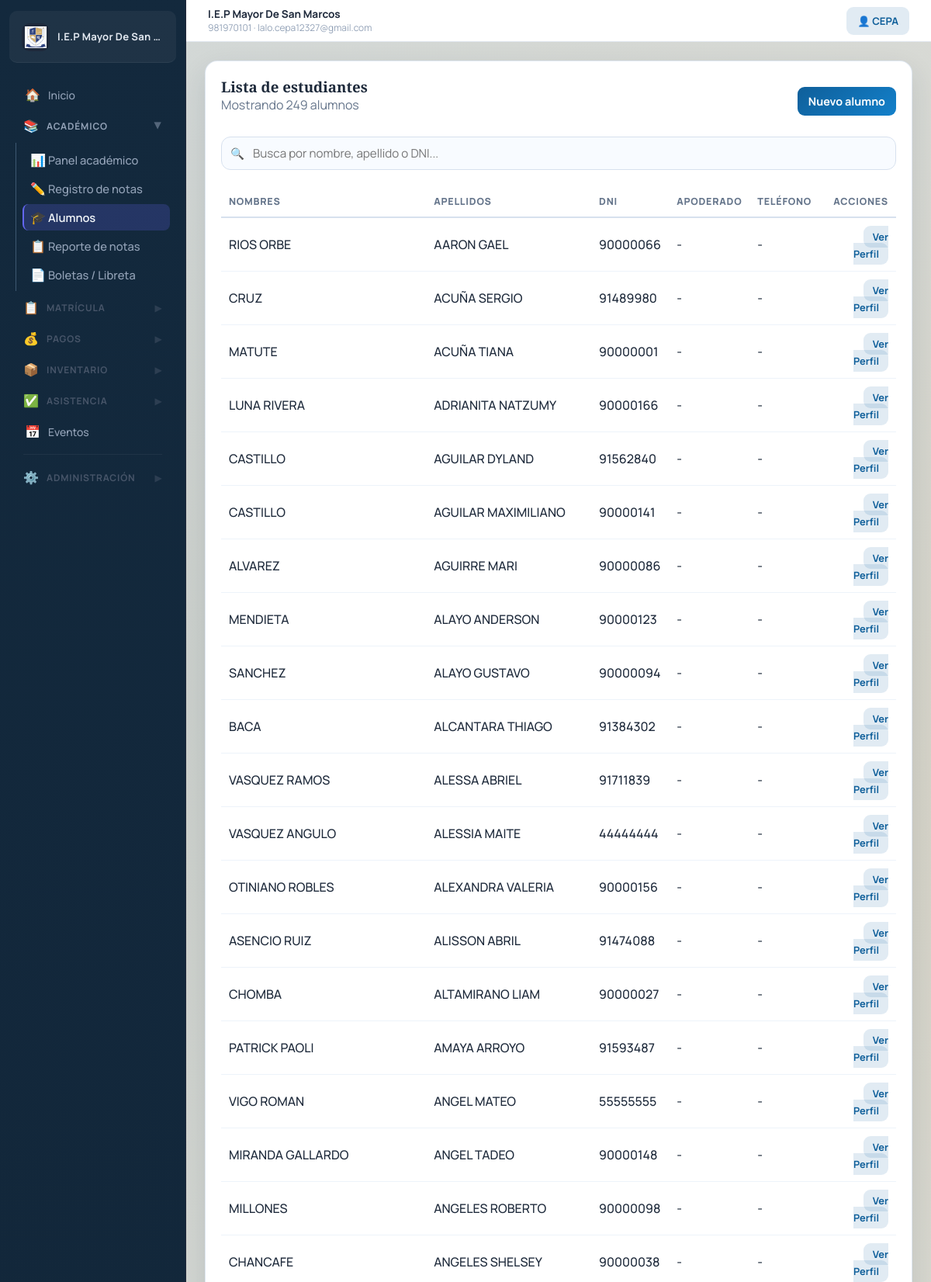
/students/ (signed in, upper part), run on the app's committed database.
### schools/models.py (models this page shows, shortened)
class School(models.Model):
    name = models.CharField(max_length=255)
    logo = models.FileField(upload_to='school_logos/', blank=True, null=True)
    address = models.TextField()
    phone = models.CharField(max_length=20)
    email = models.EmailField()
    ruc = models.CharField(max_length=11, blank=True, null=True, verbose_name="RUC")
    pension_price = models.DecimalField(max_digits=10, decimal_places=2, default=200.00, verbose_name="Costo de Pension")
    enrollment_price = models.DecimalField(max_digits=10, decimal_places=2, default=300.00, verbose_name="Costo de Matricula")
    supplies_price = models.DecimalField(max_digits=10, decimal_places=2, default=50.00, verbose_name="Costo de Material Escolar")
    created_at = models.DateTimeField(auto_now_add=True)

### accounts/models.py (models this page shows, shortened)
class User(AbstractUser):
    ROLE_CHOICES = (
        ('admin', 'Administrador'),
        ('director', 'Director'),
        ('teacher', 'Docente'),
        ('secretary', 'Secretaria'),
        ('parent', 'Padre'),
    )
    role = models.CharField(max_length=20, choices=ROLE_CHOICES)
    phone = models.CharField(max_length=15, blank=True, null=True)
    profile_picture = models.ImageField(upload_to='profile_pics/', blank=True, null=True, verbose_name='Foto de Perfil')
    teaching_grade = models.ForeignKey(
        'academic.Grade',
        on_delete=models.SET_NULL,
        blank=True,
        null=True,
        related_name='teachers',
    )
    teaching_section = models.ForeignKey(
        'academic.Section',
        on_delete=models.SET_NULL,
        blank=True,
        null=True,
        related_name='teachers_by_section',
    )
    is_polyteacher = models.BooleanField(default=False, verbose_name='Es polidocente')
    poly_course = models.ForeignKey(
        'academic.Course',
        on_delete=models.SET_NULL,
        blank=True,
        null=True,
        related_name='poly_teachers_assigned',
        verbose_name='Curso de polidocencia',
    )
    teaching_courses = models.ManyToManyField(
        'academic.Course',
        blank=True,
        related_name='poly_teachers',
        verbose_name='Cursos que ensena (polidocente) - MULTIPLES',
    )
    teaching_grades = models.ManyToManyField(
        'academic.Grade',
        blank=True,
        related_name='poly_teachers_grades',
        verbose_name='Grados que ensena (polidocente)',
    )
    teaching_sections = models.ManyToManyField(
        'academic.Section',
        blank=True,
        related_name='poly_teachers_sections',
        verbose_name='Secciones que ensena (polidocente)',
    )

### students/models.py (models this page shows, shortened)
class Student(models.Model):
    dni = models.CharField(max_length=8, unique=True)
    first_name = models.CharField(max_length=150)
    last_name = models.CharField(max_length=150)
    birth_date = models.DateField(null=True, blank=True)
    address = models.TextField(blank=True, default='')
    parent_name = models.CharField(max_length=150, blank=True, default='')
    parent_phone = models.CharField(max_length=15, blank=True, default='')
    father_name = models.CharField(max_length=150, blank=True, default='')
    mother_name = models.CharField(max_length=150, blank=True, default='')
    father_phone = models.CharField(max_length=15, blank=True, default='')
    mother_phone = models.CharField(max_length=15, blank=True, default='')

### students/views.py (the view)
# urls.py: path('', student_list, name='student_list'),
@role_required('admin', 'director', 'secretary', 'teacher')
def student_list(request):
    students = Student.objects.all().order_by('last_name', 'first_name')
    return render(request, 'students/student_list.html', {'students': students})

### students/templates/students/student_list.html (shortened to what this page needs)
{% extends 'base.html' %}
{% block content %}
<section class="card">
    <div class="section-head">
        <div>
            <h1>Lista de estudiantes</h1>
            <p class="muted" id="student-count">Mostrando {{ students|length }} alumnos</p>
        </div>
        {% if request.user.role == 'admin' or request.user.role == 'director' or request.user.role == 'secretary' or request.user.is_superuser %}
            <a href="{% url 'student_create' %}" class="btn btn-primary">Nuevo alumno</a>
        {% endif %}
    </div>
    <div class="search-bar-container" style="margin-bottom: 20px;">
        <div class="input-with-icon">
            <span class="search-icon">🔍</span>
            <input type="text" id="student-search" placeholder="Busca por nombre, apellido o DNI..." class="search-input">
        </div>
    </div>
    <div class="table-wrap">
        <table id="students-table">
            <thead>
                <tr>
                    <th>Nombres</th>
                    <th>Apellidos</th>
                    <th>DNI</th>
                    <th>Apoderado</th>
                    <th>Teléfono</th>
                    <th style="text-align: right;">Acciones</th>
                </tr>
            </thead>
            <tbody>
                {% for student in students %}
                    <tr class="student-row">
                        <td class="searchable-name">{{ student.first_name }}</td>
                        <td class="searchable-lastname">{{ student.last_name }}</td>
                        <td class="searchable-dni">{{ student.dni }}</td>
                        <td>{{ student.parent_name|default:"-" }}</td>
                        <td>{{ student.parent_phone|default:"-" }}</td>
                        <td style="text-align: right;">
                            <a href="{% url 'student_profile' student.id %}" class="btn btn-subtle btn-sm">Ver Perfil</a>
                        </td>
                    </tr>
                {% empty %}
                    <tr>
                        <td colspan="6" class="empty-state">No hay estudiantes registrados.</td>
                    </tr>
                {% endfor %}
            </tbody>
        </table>
    </div>
</section>
{% endblock %}

### accounts/templates/base.html (shortened to what this page needs)
{% load static %}
<!DOCTYPE html>
<html lang="es">
<head>
    <link rel="stylesheet" href="{% static 'accounts/site.css' %}?v=20260222-6">
</head>
<body data-url-name="{{ request.resolver_match.url_name }}">
    {% if request.user.is_authenticated %}
    <div class="app-shell">
        <aside class="sidebar" id="sidebar">
            <a class="brand" href="{% url 'dashboard' %}">
                <span class="brand-media">
                    {% if system_school and system_school.logo %}
                        <img class="brand-logo" src="{{ system_school.logo.url }}" alt="Logo">
                    {% else %}
                        <span class="brand-mark">GE</span>
                    {% endif %}
                </span>
                <span class="brand-text">{{ system_school.name|default:"Gestión Escolar" }}</span>
            </a>
            <nav class="side-menu">
                {% if request.user.role == 'teacher' and not request.user.is_superuser %}
                    <a href="{% url 'teacher_dashboard' %}" {% if request.resolver_match.url_name == 'teacher_dashboard' %}class="active"{% endif %}>
                        <span class="nav-icon">🏠</span> Inicio
                    </a>
                {% elif request.user.role == 'secretary' and not request.user.is_superuser %}
                    <a href="{% url 'secretary_dashboard' %}" {% if request.resolver_match.url_name == 'secretary_dashboard' %}class="active"{% endif %}>
                        <span class="nav-icon">🏠</span> Inicio
                    </a>
                {% else %}
                    <a href="{% url 'dashboard' %}" {% if request.resolver_match.url_name == 'dashboard' %}class="active"{% endif %}>
                        <span class="nav-icon">🏠</span> Inicio
                    </a>
                {% endif %}
                {% if request.user.role != 'parent' and request.user.role != 'secretary' or request.user.is_superuser %}
                <details class="menu-group" data-urls="academic_dashboard course_management grade_management section_management teacher_competency_gradebook student_list grade_list course_report period_report report_card student_report">
                    <summary>
                        <span class="nav-icon">📚</span> Académico
                        <span class="chevron">▶</span>
                    </summary>
                    <div class="menu-links">
                        {% if request.user.role == 'admin' or request.user.role == 'director' or request.user.is_superuser %}
                            <a href="{% url 'academic_dashboard' %}" {% if request.resolver_match.url_name == 'academic_dashboard' %}class="active"{% endif %}>
                                <span class="nav-icon">📊</span> Panel académico
                            </a>
                        {% endif %}
                        <a href="{% url 'teacher_competency_gradebook' %}" {% if request.resolver_match.url_name == 'teacher_competency_gradebook' %}class="active"{% endif %}>
                            <span class="nav-icon">✏️</span> Registro de notas
                        </a>
                        <a href="{% url 'student_list' %}" {% if request.resolver_match.url_name == 'student_list' %}class="active"{% endif %}>
                            <span class="nav-icon">🎓</span> {% if request.user.role == 'teacher' and not request.user.is_superuser %}Mis alumnos{% else %}Alumnos{% endif %}
                        </a>
                        <a href="{% url 'grade_list' %}" {% if request.resolver_match.url_name == 'grade_list' %}class="active"{% endif %}>
                            <span class="nav-icon">📋</span> Reporte de notas
                        </a>
                        <a href="{% url 'report_card' %}" {% if request.resolver_match.url_name == 'report_card' %}class="active"{% endif %}>
                            <span class="nav-icon">📄</span> Boletas / Libreta
                        </a>
                    </div>
                </details>
                {% endif %}
                {% if request.user.role == 'admin' or request.user.role == 'director' or request.user.role == 'secretary' or request.user.is_superuser %}
                <details class="menu-group" data-urls="enrollment_dashboard enrollment_list enrollment_detail enrollment_renew enrollment_history">
                    <summary>
                        <span class="nav-icon">📋</span> Matrícula
                        <span class="chevron">▶</span>
                    </summary>
                </details>
                {% endif %}
                {% if request.user.role == 'admin' or request.user.role == 'director' or request.user.role == 'secretary' or request.user.role == 'parent' or request.user.is_superuser %}
                <details class="menu-group" data-urls="account_status payment_history finance_dashboard payment_create debtors_report monthly_report cash_report secretary_dashboard">
                    <summary>
                        <span class="nav-icon">💰</span> Pagos
                        <span class="chevron">▶</span>
                    </summary>
                </details>
                {% endif %}
                {% if request.user.role == 'admin' or request.user.role == 'director' or request.user.role == 'secretary' or request.user.is_superuser %}
                <details class="menu-group" data-urls="inventory_list product_create product_edit stock_adjust inventory_sale movement_history movement_history_product">
                    <summary>
                        <span class="nav-icon">📦</span> Inventario
                        <span class="chevron">▶</span>
                    </summary>
                </details>
                {% endif %}
                {% if request.user.role != 'parent' and request.user.role != 'secretary' or request.user.is_superuser %}
                <details class="menu-group" data-urls="attendance_dashboard attendance_take attendance_student_history attendance_course_report">
                    <summary>
                        <span class="nav-icon">✅</span> Asistencia
                        <span class="chevron">▶</span>
                    </summary>
                </details>
                {% endif %}
                {% if request.user.role == 'admin' or request.user.role == 'director' or request.user.role == 'teacher' or request.user.is_superuser %}
                <a href="{% url 'events:calendar' %}" {% if request.resolver_match.app_name == 'events' %}class="active"{% endif %}>
                    <span class="nav-icon">📅</span> Eventos
                </a>
                {% endif %}
                {% if request.user.role == 'admin' or request.user.role == 'director' or request.user.is_superuser %}
                <div class="side-divider"></div>
                <details class="menu-group" data-urls="user_management roles_permissions system_config activity_logs">
                    <summary>
                        <span class="nav-icon">⚙️</span> Administración
                        <span class="chevron">▶</span>
                    </summary>
                </details>
                {% endif %}
            </nav>
        </aside>
        <section class="workspace">
            <header class="topbar">
                {% if system_school %}
                    <div class="school-meta">
                        <strong>{{ system_school.name }}</strong>
                        <span>{{ system_school.phone }}{% if system_school.email %} · {{ system_school.email }}{% endif %}</span>
                    </div>
                {% else %}
                    <div></div>
                {% endif %}
                <a href="{% url 'user_profile' %}" class="btn btn-subtle" style="font-size:0.82rem;">
                    👤 {{ request.user.username }}
                </a>
            </header>
    {% endif %}
            <main class="container{% if not request.user.is_authenticated %} container-auth{% endif %}">
                {% block content %}{% endblock %}
            </main>
    {% if request.user.is_authenticated %}
        </section>
    </div>
    {% endif %}
</body>
</html>

### data on the page
School: logo (picture), name "I.E.P Mayor De San…", name "I.E.P Mayor De San Marcos", phone "981970101", email "lalo.cepa12327@gmail.com"
User: user.username "CEPA"
Student: first_name "RIOS ORBE", last_name "AARON GAEL", dni "90000066", parent_name "-", parent_phone "-"
Student: first_name "CRUZ", last_name "ACUÑA SERGIO", dni "91489980", parent_name "-", parent_phone "-"
Student: first_name "MATUTE", last_name "ACUÑA TIANA", dni "90000001", parent_name "-", parent_phone "-"
Student: first_name "LUNA RIVERA", last_name "ADRIANITA NATZUMY", dni "90000166", parent_name "-", parent_phone "-"
Student: first_name "CASTILLO", last_name "AGUILAR DYLAND", dni "91562840", parent_name "-", parent_phone "-"
Student: first_name "CASTILLO", last_name "AGUILAR MAXIMILIANO", dni "90000141", parent_name "-", parent_phone "-"
Student: first_name "ALVAREZ", last_name "AGUIRRE MARI", dni "90000086", parent_name "-", parent_phone "-"
Student: first_name "MENDIETA", last_name "ALAYO ANDERSON", dni "90000123", parent_name "-", parent_phone "-"
Student: first_name "SANCHEZ", last_name "ALAYO GUSTAVO", dni "90000094", parent_name "-", parent_phone "-"
Student: first_name "BACA", last_name "ALCANTARA THIAGO", dni "91384302", parent_name "-", parent_phone "-"
Student: first_name "VASQUEZ RAMOS", last_name "ALESSA ABRIEL", dni "91711839", parent_name "-", parent_phone "-"
Student: first_name "VASQUEZ ANGULO", last_name "ALESSIA MAITE", dni "44444444", parent_name "-", parent_phone "-"
Student: first_name "OTINIANO ROBLES", last_name "ALEXANDRA VALERIA", dni "90000156", parent_name "-", parent_phone "-"
Student: first_name "ASENCIO RUIZ", last_name "ALISSON ABRIL", dni "91474088", parent_name "-", parent_phone "-"
Student: first_name "CHOMBA", last_name "ALTAMIRANO LIAM", dni "90000027", parent_name "-", parent_phone "-"
Student: first_name "PATRICK PAOLI", last_name "AMAYA ARROYO", dni "91593487", parent_name "-", parent_phone "-"
Student: first_name "VIGO ROMAN", last_name "ANGEL MATEO", dni "55555555", parent_name "-", parent_phone "-"
Student: first_name "MIRANDA GALLARDO", last_name "ANGEL TADEO", dni "90000148", parent_name "-", parent_phone "-"
Student: first_name "MILLONES", last_name "ANGELES ROBERTO", dni "90000098", parent_name "-", parent_phone "-"
Student: first_name "CHANCAFE", last_name "ANGELES SHELSEY", dni "90000038", parent_name "-", parent_phone "-"

### other printed values
{{ students|length }} "249"
